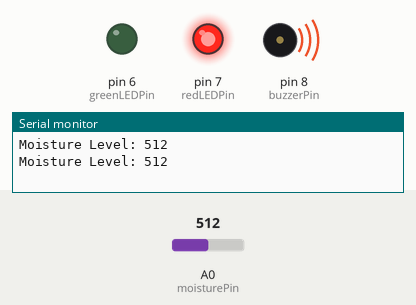
A sketch run on a simulated Arduino Uno, built with avr-gcc and run on an emulated ATmega328P. On the bench: output pins drawn as LEDs (lit = HIGH), buzzer (waves = sounding, pin HIGH), the last lines printed to the serial monitor. Inputs (shaded band) come from the test bench; at power-on: A0 (moisturePin) = 512.

Above: at 1.8 s.
1.9 s: A0 (moisturePin) set to 483
At 2.9 s:
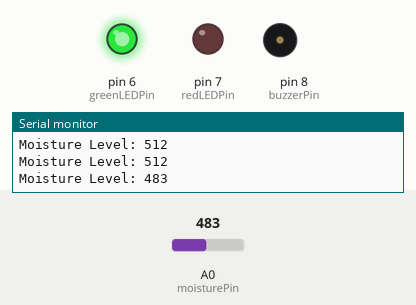
3.5 s: A0 (moisturePin) set to 510
At 4.5 s:
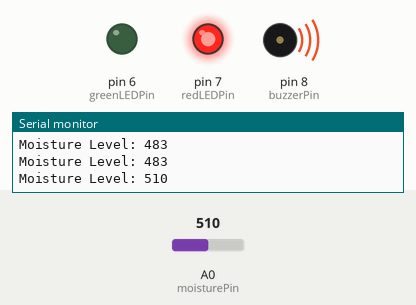
5.5 s: A0 (moisturePin) set to 490
At 7.3 s:
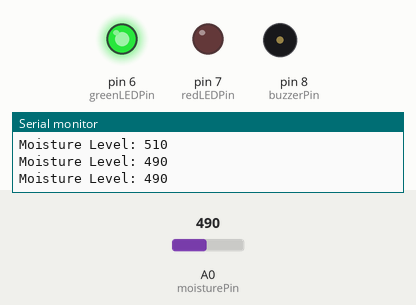
Timing chart, 0 to 8.8 s (numbered marks = the images above; inputs shaded):
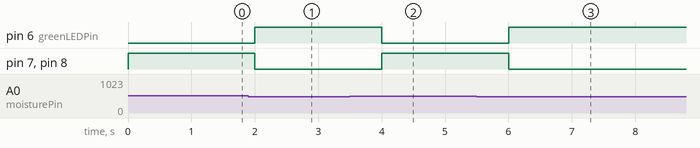

The sketch:

Arduino_Code.ino
```cpp
// Define pins
const int moisturePin = A0;
const int buzzerPin = 8;
const int redLEDPin = 7;
const int greenLEDPin = 6;

// Moisture threshold (adjust based on calibration)
const int leakThreshold = 500;

void setup() {
  // Initialize serial communication
  Serial.begin(9600);

  // Set pin modes
  pinMode(buzzerPin, OUTPUT);
  pinMode(redLEDPin, OUTPUT);
  pinMode(greenLEDPin, OUTPUT);
}

void loop() {
  // Read moisture sensor
  int moistureValue = analogRead(moisturePin);
  Serial.print("Moisture Level: ");
  Serial.println(moistureValue);

  // Check for leaks
  if (moistureValue > leakThreshold) {
    digitalWrite(redLEDPin, HIGH);   // Red LED on
    digitalWrite(greenLEDPin, LOW);  // Green LED off
    digitalWrite(buzzerPin, HIGH);   // Buzzer on
  } else {
    digitalWrite(redLEDPin, LOW);    // Red LED off
    digitalWrite(greenLEDPin, HIGH); // Green LED on
    digitalWrite(buzzerPin, LOW);    // Buzzer off
  }

  delay(1000); // Check every second
}
```

Measured:
- the behaviour switches between 501 and 500 on A0 (moisturePin) (found by bisection; images 0 and 1)
- after the input at 1.9 s, pin 6 (greenLEDPin): LOW → HIGH after 0.10 s; pin 7 (redLEDPin), pin 8 (buzzerPin): HIGH → LOW after 0.10 s
- after the input at 3.5 s, pin 6 (greenLEDPin): HIGH → LOW after 0.50 s; pin 7 (redLEDPin), pin 8 (buzzerPin): LOW → HIGH after 0.50 s
- after the input at 5.5 s, pin 6 (greenLEDPin): LOW → HIGH after 0.50 s; pin 7 (redLEDPin), pin 8 (buzzerPin): HIGH → LOW after 0.50 s
